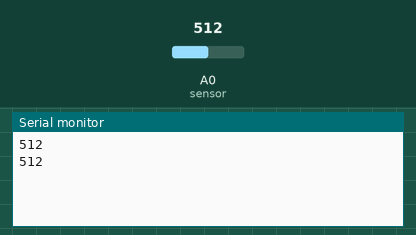
Bench run of a sketch on a simulated Arduino Uno, built with avr-gcc and run on an emulated ATmega328P. Shown: the last lines printed to the serial monitor. The test bench sets the inputs (shaded band); at power-on: A0 (sensor) = 512.

Above: at 2.8 s.
2.9 s: A0 (sensor) set to 716
At 3.8 s:
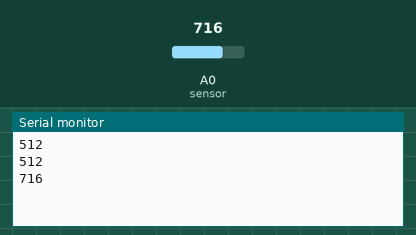
4.4 s: A0 (sensor) set to 900
At 5.8 s:
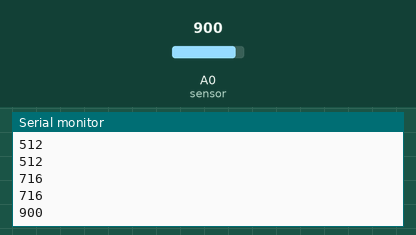
Timing chart, 0 to 7.4 s (numbered marks = the images above; inputs shaded):
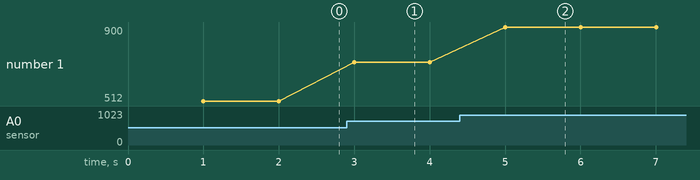

Measured:
- after the input at 2.9 s, the serial monitor: prints a new line after 0.10 s (image 1)
- after the input at 4.4 s, the serial monitor: prints a new line after 0.60 s (image 2)
- plotted number 1: 512 → 716 after the input at 2.9 s, 716 → 900 after the input at 4.4 s

The sketch:

example.ino
```cpp
int moisture;
const int sensor = A0;

//You can buy this sensor from http://s.click.aliexpress.com/e/cqC7IKnq
//Dry [520 - 430]
//Wet [430 - 350]
//Water [350 - 260]

void setup() {
  pinMode(sensor,INPUT);
  Serial.begin(9600);
}

void loop() {
  delay(1000);
  moisture = analogRead(sensor);
  Serial.println(moisture);

}
```
